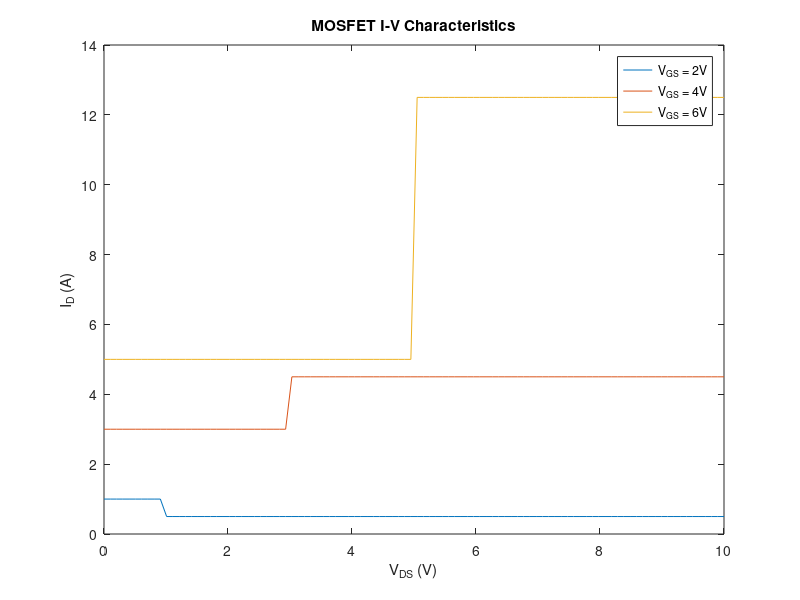

MATLAB code to generate this figure:
%Name: Md. Roknuzzaman Rikon
%ID: 22024014
% MOSFET Characteristics Plot 
Vds = linspace(0, 10, 100); % Drain-source voltage range 
Vgs = [2, 4, 6]; % Gate-source voltages 
for Vg = Vgs 
Id = (Vg > 1) .* ((Vg - 1) .* (Vds < Vg - 1) + (Vg - 1)^2/2 .* (Vds >= Vg - 1)); 
plot(Vds, Id); 
hold on; 
end 
hold off; 
title('MOSFET I-V Characteristics'); 
xlabel('V_{DS} (V)'); 
ylabel('I_{D} (A)'); 
legend('V_{GS} = 2V', 'V_{GS} = 4V', 'V_{GS} = 6V');